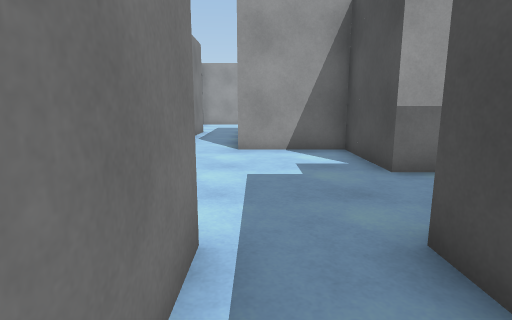
View 1 (above)

19 first-person views from a walk through a Unity game level. The camera is 1.2 m above the floor, tilts 10° down and sees 80° across. The floor is counted in squares, 1 m on a side. Each view is taken from the middle of a square. On the plan, view 1 faces up. The plan holds only what a view shows up to about 13 squares ahead; the rest is blank. The place goes on beyond the plan. The player character is not drawn.

View 2
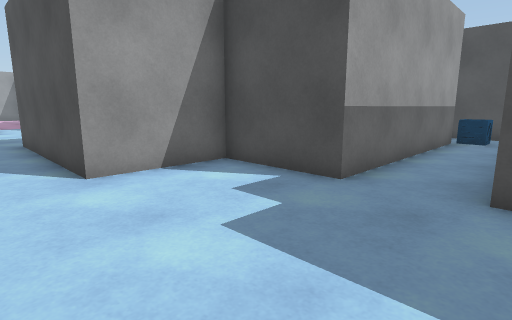

View 3
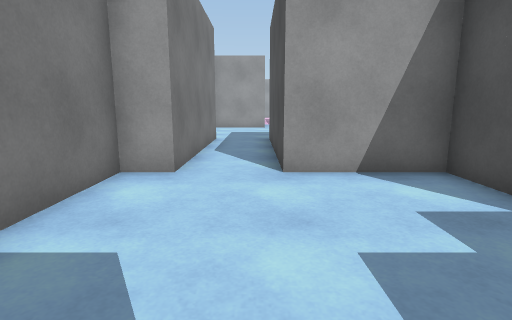

View 4
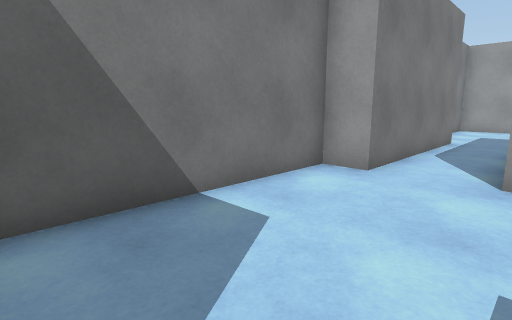

View 5
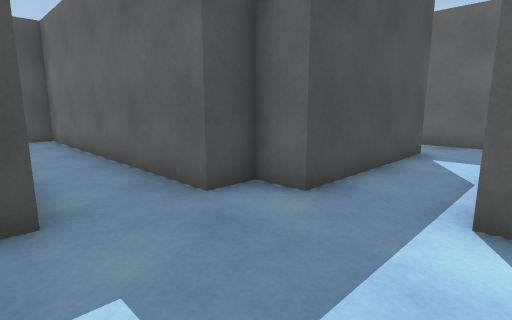

View 6
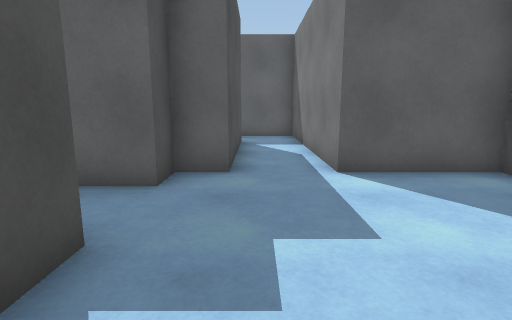

View 7
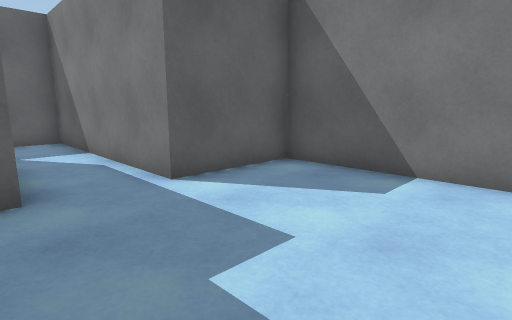

View 8
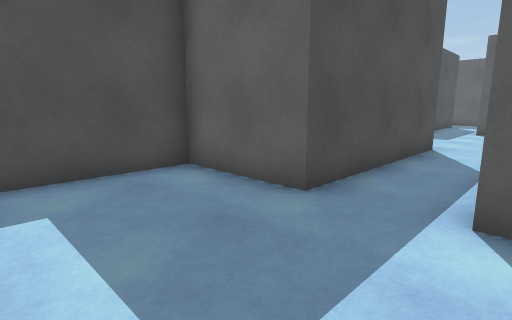

View 9
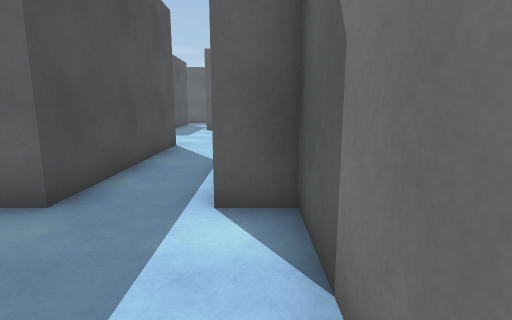

View 10
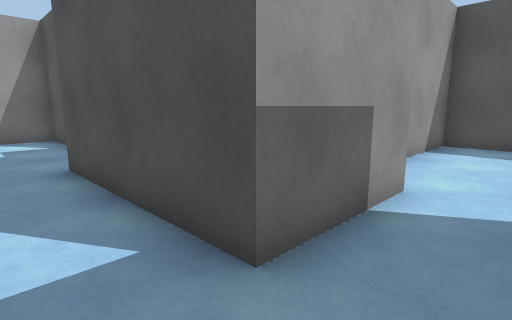

View 11
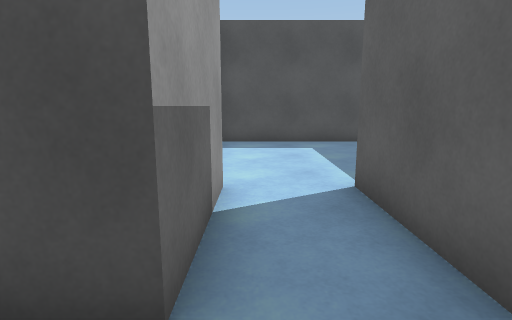

View 12
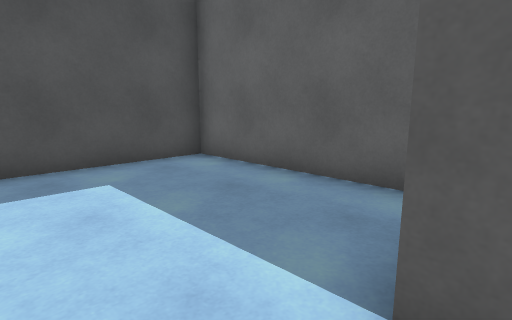

View 13
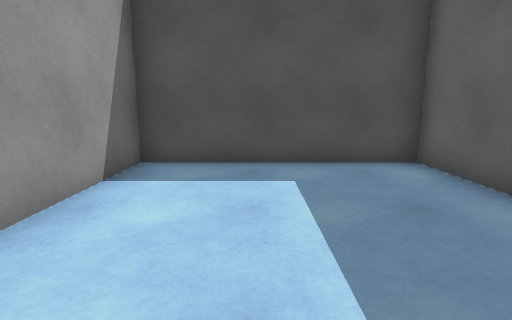

View 14
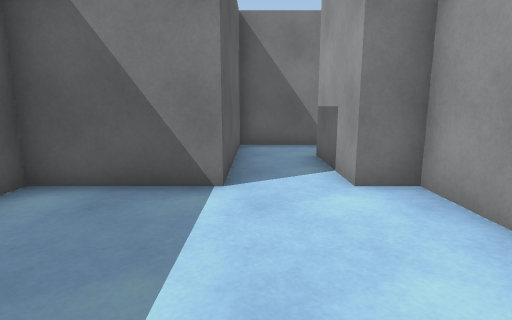

View 15
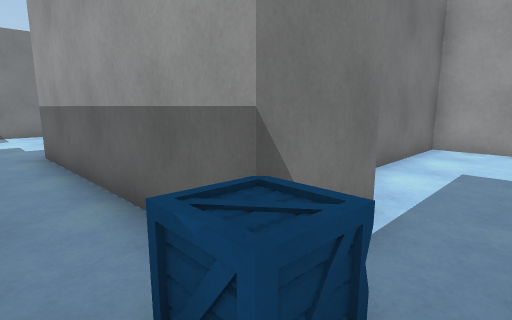

View 16
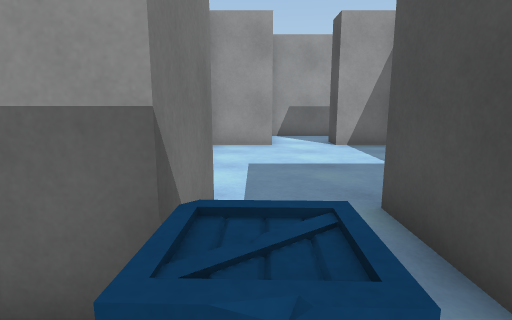

View 17
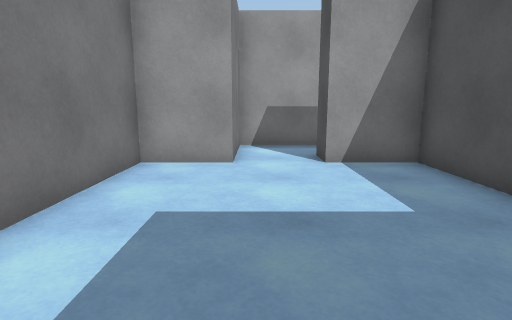

View 18
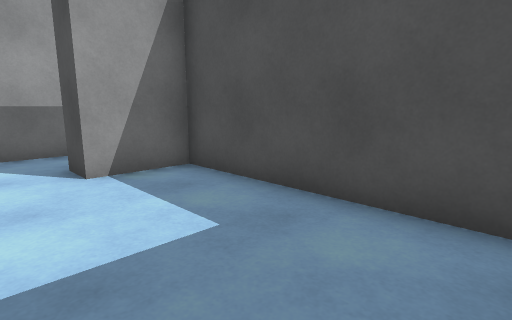

View 19
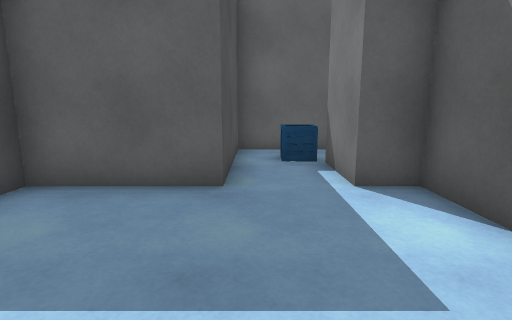

### Floor plan
Points are (right, up) in squares from view 1. A wall is a line through its corners. A room is listed if a view was taken in it or the views show most of it. See-through windows are left out.
Room 1 (views 1, 2, 3, 4, 5, 6, 7, 10, 11, 12, 13)
walls: (-2.5, 8.5) (-3.5, 8.5) (-3.5, 2.5) (-0.5, 2.5) (-0.5, -4.5) (4.5, -4.5); (4.5, -2.5) (1.5, -2.5) (1.5, 2.5) (2.5, 2.5) (2.5, 3.5) (9.5, 3.5); (9.7, 5.5) (2.5, 5.5) (2.5, 8.5) (-0.5, 8.5)
low walls: (9.7, 4.7) (9.7, 5.3)
ways out: opening at (-1.5, 9) to room 2; opening at (4, -3.5) to room 3; opening at (10, 4) to room 4
Room 2 (views 8, 9)
walls: (-3.5, 17.5) (-3.5, 14.5) (-2.5, 14.5) (-2.5, 8.5); (-0.5, 8.5) (-0.5, 14.5) (2.5, 14.5) (2.5, 17.6)
ways out: opening at (-1.5, 9) to room 1
Room 3 (view 14)
walls: (4.5, -4.5) (4.5, -7.5) (10.5, -7.5) (10.5, -1.5) (4.5, -1.5) (4.5, -2.5)
ways out: opening at (4, -3.5) to room 1
Room 4 (views 15, 16, 17, 18, 19)
walls: (10.5, 13.5) (8.5, 13.5) (8.5, 7.5) (9.5, 7.5) (9.5, 5.3); (9.5, 3.5) (11.5, 3.5) (11.5, 7.5) (14.5, 7.5) (14.5, 13.5) (12.5, 13.5)
low walls: (10.3, 5.3) (9.7, 5.3) (10.4, 5.3) (10.4, 4.6) (9.7, 4.6); (10.3, 5.2) (9.7, 4.7) (10.3, 4.7) (10.3, 5.2); (9.7, 5.3) (9.7, 4.7)
ways out: opening at (10, 4) to room 1; opening at (11.5, 14)

Where each view was taken, in squares from view 1:
view 1: 0 up, 0 right, facing up
view 2: 3 up, 2 left, facing up-right
view 3: 3 up, 1 left, facing up
view 4: 3 up, 0 right, facing up-left
view 5: 6 up, 1 left, facing down-right
view 6: 8 up, 1 right, facing down
view 7: 7 up, 2 right, facing down-left
view 8: 18 up, 3 left, facing down-right
view 9: 18 up, 3 left, facing down
view 10: 4 down, 0 right, facing up-right
view 11: 3 down, 0 right, facing right
view 12: 3 down, 4 right, facing down-right
view 13: 4 down, 4 right, facing right
view 14: 4 down, 9 right, facing left
view 15: 4 up, 11 right, facing up-left
view 16: 4 up, 10 right, facing up
view 17: 7 up, 11 right, facing up
view 18: 8 up, 11 right, facing up-right
view 19: 12 up, 11 right, facing down
